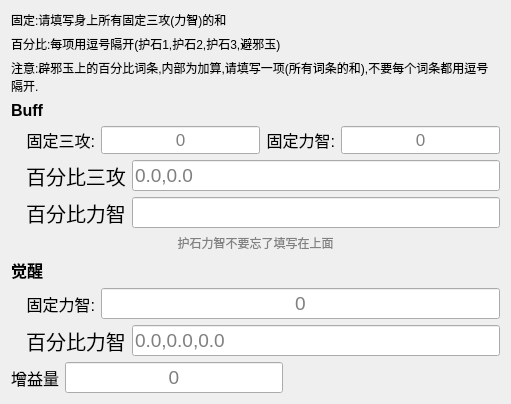
                   <widget class="QWidget" name="tab2">
                    <attribute name="title">
                     <string>避邪玉</string>
                    </attribute>
                    <layout class="QVBoxLayout" name="verticalLayout_2">
                     <item>
                      <widget class="QLabel" name="label_20">
                       <property name="text">
                        <string>固定:请填写身上所有固定三攻(力智)的和</string>
                       </property>
                      </widget>
                     </item>
                     <item>
                      <widget class="QLabel" name="label_23">
                       <property name="styleSheet">
                        <string notr="true"/>
                       </property>
                       <property name="text">
                        <string>百分比:每项用逗号隔开(护石1,护石2,护石3,避邪玉)</string>
                       </property>
                      </widget>
                     </item>
                     <item>
                      <widget class="QLabel" name="label_7">
                       <property name="text">
                        <string>注意:辟邪玉上的百分比词条,内部为加算,请填写一项(所有词条的和),不要每个词条都用逗号隔开.</string>
                       </property>
                       <property name="scaledContents">
                        <bool>false</bool>
                       </property>
                       <property name="wordWrap">
                        <bool>true</bool>
                       </property>
                      </widget>
                     </item>
                     <item>
                      <widget class="QLabel" name="label_18">
                       <property name="font">
                        <font>
                         <pointsize>12</pointsize>
                         <weight>75</weight>
                         <bold>true</bold>
                        </font>
                       </property>
                       <property name="text">
                        <string>Buff</string>
                       </property>
                      </widget>
                     </item>
                     <item>
                      <layout class="QHBoxLayout" name="horizontalLayout_2">
                       <property name="leftMargin">
                        <number>15</number>
                       </property>
                       <property name="topMargin">
                        <number>0</number>
                       </property>
                       <item>
                        <widget class="QLabel" name="label_12">
                         <property name="font">
                          <font>
                           <pointsize>12</pointsize>
                          </font>
                         </property>
                         <property name="text">
                          <string>固定三攻:</string>
                         </property>
                         <property name="alignment">
                          <set>Qt::AlignRight|Qt::AlignTrailing|Qt::AlignVCenter</set>
                         </property>
                        </widget>
                       </item>
                       <item>
                        <widget class="QLineEdit" name="bxy_fixed_attack">
                         <property name="font">
                          <font>
                           <pointsize>13</pointsize>
                          </font>
                         </property>
                         <property name="text">
                          <string/>
                         </property>
                         <property name="alignment">
                          <set>Qt::AlignCenter</set>
                         </property>
                         <property name="placeholderText">
                          <string>0</string>
                         </property>
                        </widget>
                       </item>
                       <item>
                        <widget class="QLabel" name="label_25">
                         <property name="font">
                          <font>
                           <pointsize>12</pointsize>
                          </font>
                         </property>
                         <property name="text">
                          <string>固定力智:</string>
                         </property>
                         <property name="alignment">
                          <set>Qt::AlignRight|Qt::AlignTrailing|Qt::AlignVCenter</set>
                         </property>
                        </widget>
                       </item>
                       <item>
                        <widget class="QLineEdit" name="bxy_fixed_intellect">
                         <property name="font">
                          <font>
                           <pointsize>13</pointsize>
                          </font>
                         </property>
                         <property name="text">
                          <string/>
                         </property>
                         <property name="cursorPosition">
                          <number>0</number>
                         </property>
                         <property name="alignment">
                          <set>Qt::AlignCenter</set>
                         </property>
                         <property name="placeholderText">
                          <string>0</string>
                         </property>
                        </widget>
                       </item>
                      </layout>
                     </item>
                     <item>
                      <layout class="QHBoxLayout" name="horizontalLayout_6">
                       <property name="leftMargin">
                        <number>15</number>
                       </property>
                       <item>
                        <widget class="QLabel" name="label_16">
                         <property name="font">
                          <font>
                           <pointsize>15</pointsize>
                          </font>
                         </property>
                         <property name="text">
                          <string>百分比三攻</string>
                         </property>
                         <property name="alignment">
                          <set>Qt::AlignCenter</set>
                         </property>
                        </widget>
                       </item>
                       <item>
                        <widget class="QLineEdit" name="bxy_percentage_attack">
                         <property name="font">
                          <font>
                           <pointsize>14</pointsize>
                           <underline>false</underline>
                          </font>
                         </property>
                         <property name="text">
                          <string/>
                         </property>
                         <property name="alignment">
                          <set>Qt::AlignLeading|Qt::AlignLeft|Qt::AlignVCenter</set>
                         </property>
                         <property name="placeholderText">
                          <string>0.0,0.0</string>
                         </property>
                        </widget>
                       </item>
                      </layout>
                     </item>
                     <item>
                      <layout class="QHBoxLayout" name="horizontalLayout_5">
                       <property name="leftMargin">
                        <number>15</number>
                       </property>
                       <item>
                        <widget class="QLabel" name="label_26">
                         <property name="font">
                          <font>
                           <pointsize>15</pointsize>
                          </font>
                         </property>
                         <property name="text">
                          <string>百分比力智</string>
                         </property>
                         <property name="alignment">
                          <set>Qt::AlignCenter</set>
                         </property>
                        </widget>
                       </item>
                       <item>
                        <widget class="QLineEdit" name="bxy_percentage_intellect">
                         <property name="font">
                          <font>
                           <pointsize>14</pointsize>
                          </font>
                         </property>
                         <property name="text">
                          <string/>
                         </property>
                         <property name="alignment">
                          <set>Qt::AlignLeading|Qt::AlignLeft|Qt::AlignVCenter</set>
                         </property>
                         <property name="placeholderText">
                          <string/>
                         </property>
                        </widget>
                       </item>
                      </layout>
                     </item>
                     <item>
                      <widget class="QLabel" name="label_9">
                       <property name="styleSheet">
                        <string notr="true">color:rgb(129, 129, 129)</string>
                       </property>
                       <property name="text">
                        <string>护石力智不要忘了填写在上面</string>
                       </property>
                       <property name="alignment">
                        <set>Qt::AlignCenter</set>
                       </property>
                      </widget>
                     </item>
                     <item>
                      <widget class="QLabel" name="label_2">
                       <property name="font">
                        <font>
                         <pointsize>12</pointsize>
                         <weight>75</weight>
                         <bold>true</bold>
                        </font>
                       </property>
                       <property name="text">
                        <string>觉醒</string>
                       </property>
                      </widget>
                     </item>
                     <item>
                      <layout class="QHBoxLayout" name="horizontalLayout_31">
                       <property name="leftMargin">
                        <number>15</number>
                       </property>
                       <item>
                        <widget class="QLabel" name="label_51">
                         <property name="font">
                          <font>
                           <pointsize>12</pointsize>
                          </font>
                         </property>
                         <property name="text">
                          <string>固定力智:</string>
                         </property>
                         <property name="alignment">
                          <set>Qt::AlignRight|Qt::AlignTrailing|Qt::AlignVCenter</set>
                         </property>
                        </widget>
                       </item>
                       <item>
                        <widget class="QLineEdit" name="bxy_fixed_ty">
                         <property name="font">
                          <font>
                           <pointsize>14</pointsize>
                          </font>
                         </property>
                         <property name="text">
                          <string/>
                         </property>
                         <property name="alignment">
                          <set>Qt::AlignCenter</set>
                         </property>
                         <property name="placeholderText">
                          <string>0</string>
                         </property>
                        </widget>
                       </item>
                      </layout>
                     </item>
                     <item>
                      <layout class="QHBoxLayout" name="horizontalLayout_8">
                       <property name="leftMargin">
                        <number>15</number>
                       </property>
                       <item>
                        <widget class="QLabel" name="label_24">
                         <property name="font">
                          <font>
                           <pointsize>15</pointsize>
                          </font>
                         </property>
                         <property name="text">
                          <string>百分比力智</string>
                         </property>
                         <property name="alignment">
                          <set>Qt::AlignCenter</set>
                         </property>
                        </widget>
                       </item>
                       <item>
                        <widget class="QLineEdit" name="bxy_percentage_ty">
                         <property name="font">
                          <font>
                           <pointsize>14</pointsize>
                          </font>
                         </property>
                         <property name="alignment">
                          <set>Qt::AlignLeading|Qt::AlignLeft|Qt::AlignVCenter</set>
                         </property>
                         <property name="placeholderText">
                          <string>0.0,0.0,0.0</string>
                         </property>
                        </widget>
                       </item>
                      </layout>
                     </item>
                     <item>
                      <layout class="QHBoxLayout" name="horizontalLayout_19">
                       <item>
                        <widget class="QLabel" name="label_6">
                         <property name="font">
                          <font>
                           <pointsize>12</pointsize>
                          </font>
                         </property>
                         <property name="text">
                          <string>增益量</string>
                         </property>
                        </widget>
                       </item>
                       <item>
                        <widget class="QLineEdit" name="bxy_ehn">
                         <property name="font">
                          <font>
                           <pointsize>14</pointsize>
                          </font>
                         </property>
                         <property name="alignment">
                          <set>Qt::AlignCenter</set>
                         </property>
                         <property name="placeholderText">
                          <string>0</string>
                         </property>
                        </widget>
                       </item>
                       <item>
                        <spacer name="horizontalSpacer_7">
                         <property name="orientation">
                          <enum>Qt::Horizontal</enum>
                         </property>
                         <property name="sizeHint" stdset="0">
                          <size>
                           <width>40</width>
                           <height>20</height>
                          </size>
                         </property>
                        </spacer>
                       </item>
                      </layout>
                     </item>
                    </layout>
                   </widget>
